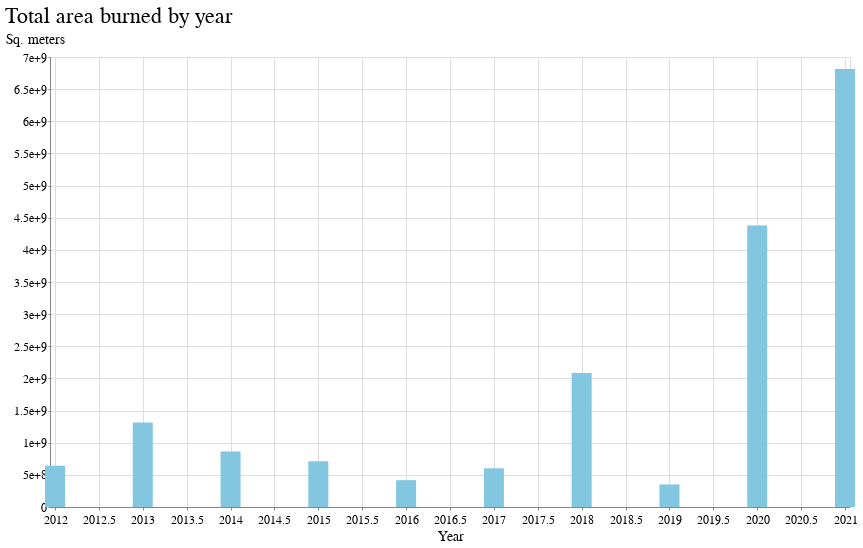

The code cell stored with this chart in its notebook:
### Code cell
alt.Chart(cbi4_by_year, title="Total area burned by year").mark_bar(size=20).encode(
    x=alt.X(
        "year",
        title="Year",
        axis=alt.Axis(format=''),
        scale=alt.Scale(domain=[2012, 2021])
    ),
    y=alt.Y(
        'sqm',
        title='Sq. meters',
        axis=alt.Axis(format=""),
    ),
    tooltip=['year', 'sqm']
)

### Figure 1 — Vega-Lite specification as saved in the notebook (floating-point values rounded to 4 significant figures)
{"config": {"view": {"width": 800, "height": 450}, "background": "#ffffff", "title": {"anchor": "start", "font": "BentonGothic-Bold, sans", "fontColor": "#000000", "fontSize": 22, "fontWeight": "normal"}, "arc": {"fill": "#82c6df"}, "area": {"fill": "#82c6df"}, "line": {"stroke": "#82c6df", "strokeWidth": 3}, "path": {"stroke": "#82c6df"}, "rect": {"fill": "#82c6df"}, "shape": {"stroke": "#82c6df"}, "bar": {"fill": "#82c6df"}, "point": {"stroke": "#82c6df"}, "symbol": {"fill": "#82c6df", "size": 30}, "axis": {"titleFont": "BentonGothic-Bold, sans", "titleFontSize": 14, "titleFontWeight": "normal", "labelFont": "BentonGothic, sans", "labelFontSize": 12, "labelFontWeight": "normal"}, "axisX": {"labelAngle": 0, "labelPadding": 4, "tickSize": 3}, "axisY": {"labelBaseline": "middle", "maxExtent": 45, "minExtent": 45, "tickSize": 2, "titleAlign": "left", "titleAngle": 0, "titleX": -45, "titleY": -11}, "legend": {"titleFont": "BentonGothic-Bold, sans", "titleFontSize": 14, "titleFontWeight": "normal", "symbolType": "square", "labelFont": "BentonGothic, sans", "labelFontSize": 13}, "range": {"category": ["#3580b1", "#ec8431", "#ab7fb4", "#c89d29", "#adc839", "#829eb1"], "diverging": ["#e68a4f", "#f4bb6a", "#f9e39c", "#dadfe2", "#a6b7c6", "#849eae"], "heatmap": ["#fbf2c7", "#f9e39c", "#f8d36e", "#f4bb6a", "#e68a4f", "#d15a40", "#ab4232"], "ordinal": ["#fbf2c7", "#f9e39c", "#f8d36e", "#f4bb6a", "#e68a4f", "#d15a40", "#ab4232"], "ramp": ["#fbf2c7", "#f9e39c", "#f8d36e", "#f4bb6a", "#e68a4f", "#d15a40", "#ab4232"]}}, "data": {"name": "data-e2728031c5a875d8a504bb422e2cbdde"}, "mark": {"type": "bar", "size": 20}, "encoding": {"tooltip": [{"field": "year", "type": "quantitative"}, {"field": "sqm", "type": "quantitative"}], "x": {"axis": {"format": ""}, "field": "year", "scale": {"domain": [2012, 2021]}, "title": "Year", "type": "quantitative"}, "y": {"axis": {"format": ""}, "field": "sqm", "title": "Sq. meters", "type": "quantitative"}}, "title": "Total area burned by year", "$schema": "https://vega.github.io/schema/vega-lite/v4.17.0.json", "datasets": {"data-e2728031c5a875d8a504bb422e2cbdde": [{"year": 2012, "sqm": 642700000.0}, {"year": 2013, "sqm": 1315000000.0}, {"year": 2014, "sqm": 862600000.0}, {"year": 2015, "sqm": 710900000.0}, {"year": 2016, "sqm": 417700000.0}, {"year": 2017, "sqm": 601900000.0}, {"year": 2018, "sqm": 2086000000.0}, {"year": 2019, "sqm": 351200000.0}, {"year": 2020, "sqm": 4380000000.0}, {"year": 2021, "sqm": 6815000000.0}]}}
